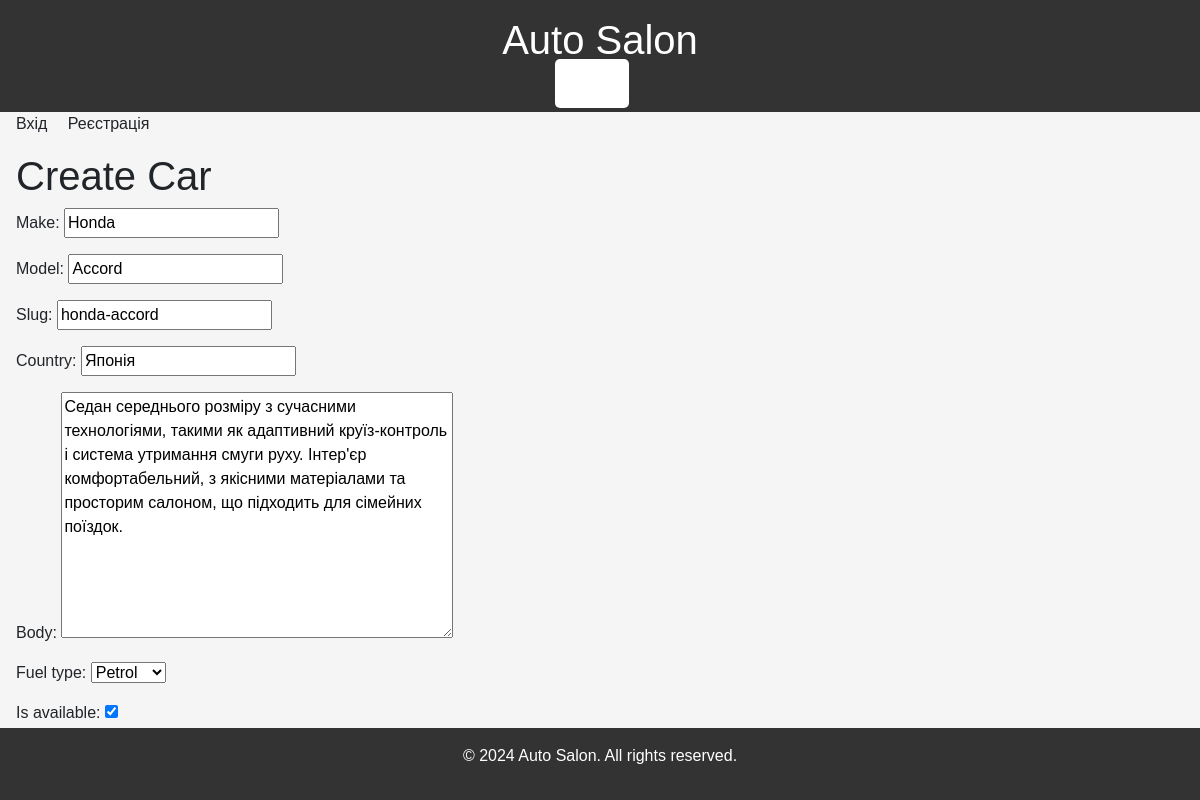
/car/honda-accord/edit/, run on the app's committed database.
### car_project/models.py (models this page shows, shortened)
class Car(models.Model):
    FUEL_CHOICES = [
        ('Petrol', 'Petrol'),
        ('Diesel', 'Diesel'),
        ('Electric', 'Electric')
    ]
    make = models.CharField(max_length=100)
    model = models.CharField(max_length=100)
    slug = models.SlugField(max_length=250, unique=True)
    country = models.CharField(max_length=100)
    body = models.TextField()
    pover = models.IntegerField()
    fuel_type = models.CharField(max_length=50, choices=FUEL_CHOICES)
    is_available = models.BooleanField(default=True)
    image = models.ImageField(upload_to='car_images/', null=True, blank=True, default='default_car_image.jpg')
    price = models.DecimalField(max_digits=10, decimal_places=2, default=0.00)

### car_project/views.py (the view)
# urls.py: path('car/<slug:slug>/edit/', CarUpdateView.as_view(), name='car_update'),
class CarUpdateView(UpdateView):
    model = Car
    template_name = 'car_project/car/car_form.html'
    fields = ['make', 'model', 'slug', 'country', 'body', 'power', 'fuel_type', 'is_available']

### car_project/templates/car_project/car/car_form.html (shortened to what this page needs)
{% extends "base_generic.html" %}
{% block content %}
  <h1>Create Car</h1>
  <form method="post" enctype="multipart/form-data" >
    {{ form.as_p }}
    <button type="submit" class="btn btn-primary">Create</button>
  </form>
{% endblock %}

### car_project/static/css/styles.css (style rules this page uses)
body { font-family: Arial, sans-serif; background-color: #f5f5f5; margin: 0; padding: 0; }

### data on the page
Car: make "Honda", model "Accord", slug "honda-accord", country "Японія", body "Седан середнього розміру з сучасними технологіями, такими як адаптивний круїз-контроль і система утримання смуги руху. Інтер'єр комфортабельний, з якісними матеріалами та просторим салоном, що підходить для сімейних поїздок.", fuel_type "Petrol", is_available "☑"
